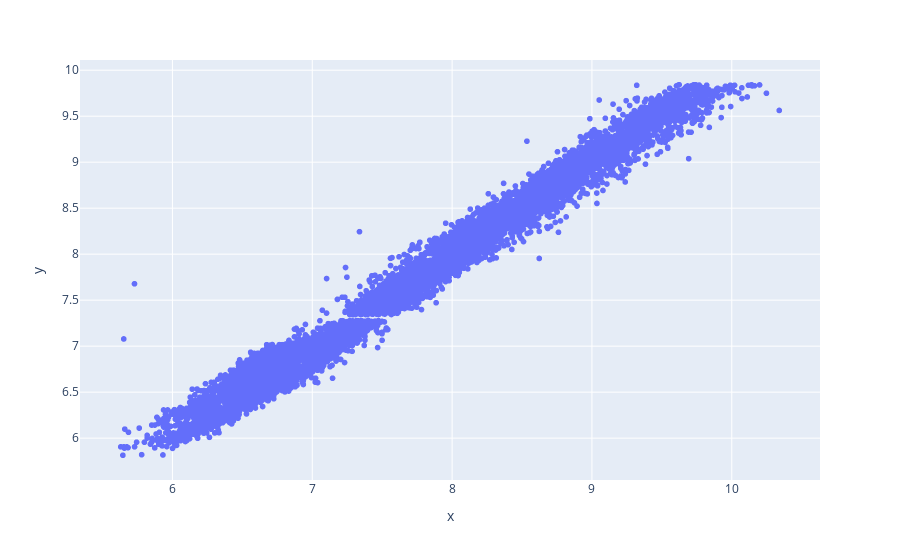

The cell this chart's notebook holds for it:
### Code cell
px.scatter(x=np.log(y_hat), y=np.log(np.array(y_test['Price'])))

### Figure 1 — Plotly figure (JSON) as saved in the notebook; plotly's stock layout.template omitted (floating-point values rounded to 4 significant figures; data arrays with more than 128 entries replaced by an {"elided": "..."} marker saying what was removed)
{"data": [{"hovertemplate": "x=%{x}<br>y=%{y}<extra></extra>", "legendgroup": "", "marker": {"color": "#636efa", "symbol": "circle"}, "mode": "markers", "name": "", "showlegend": false, "type": "scattergl", "x": {"elided": "10786 float values"}, "xaxis": "x", "y": {"elided": "10786 float values"}, "yaxis": "y"}], "layout": {"legend": {"tracegroupgap": 0}, "margin": {"t": 60}, "xaxis": {"anchor": "y", "domain": [0, 1], "title": {"text": "x"}}, "yaxis": {"anchor": "x", "domain": [0, 1], "title": {"text": "y"}}}}
